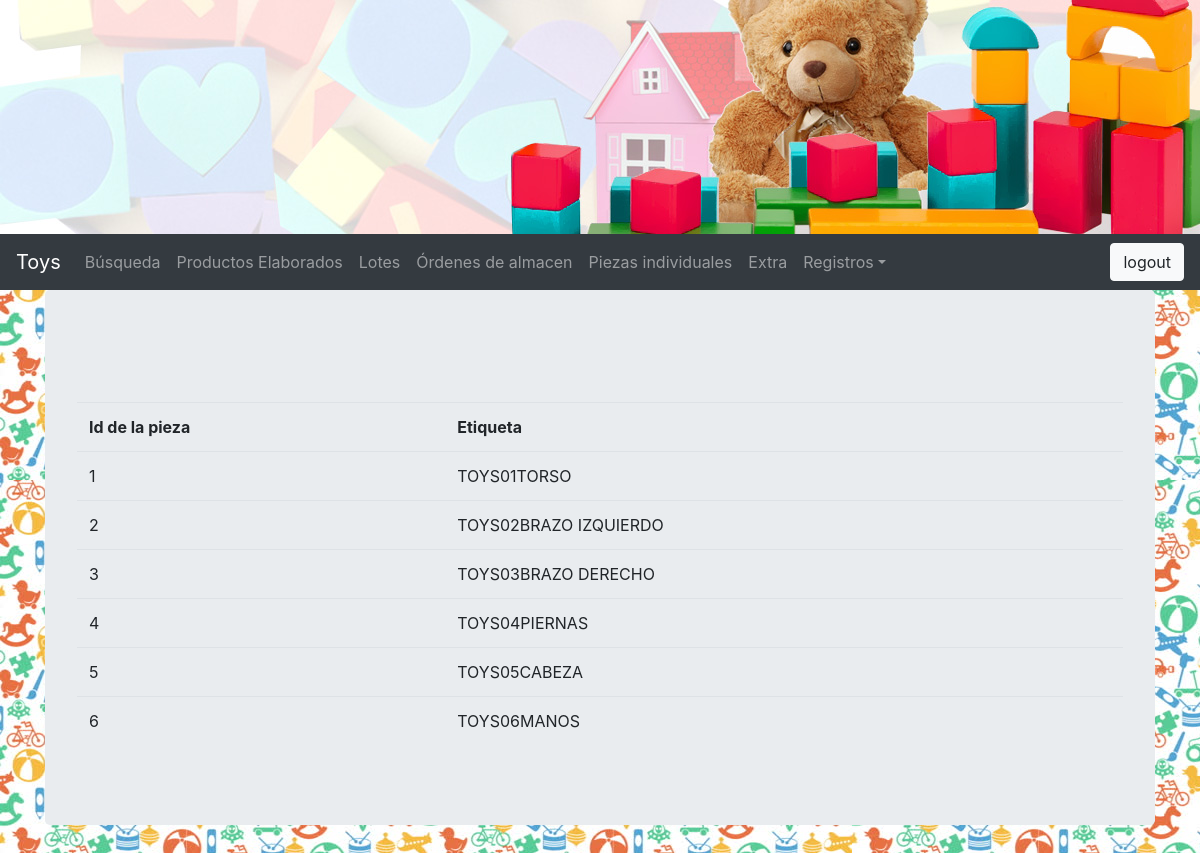
The page /piezas_indiv_list/ (signed in) on the database as committed earlier.
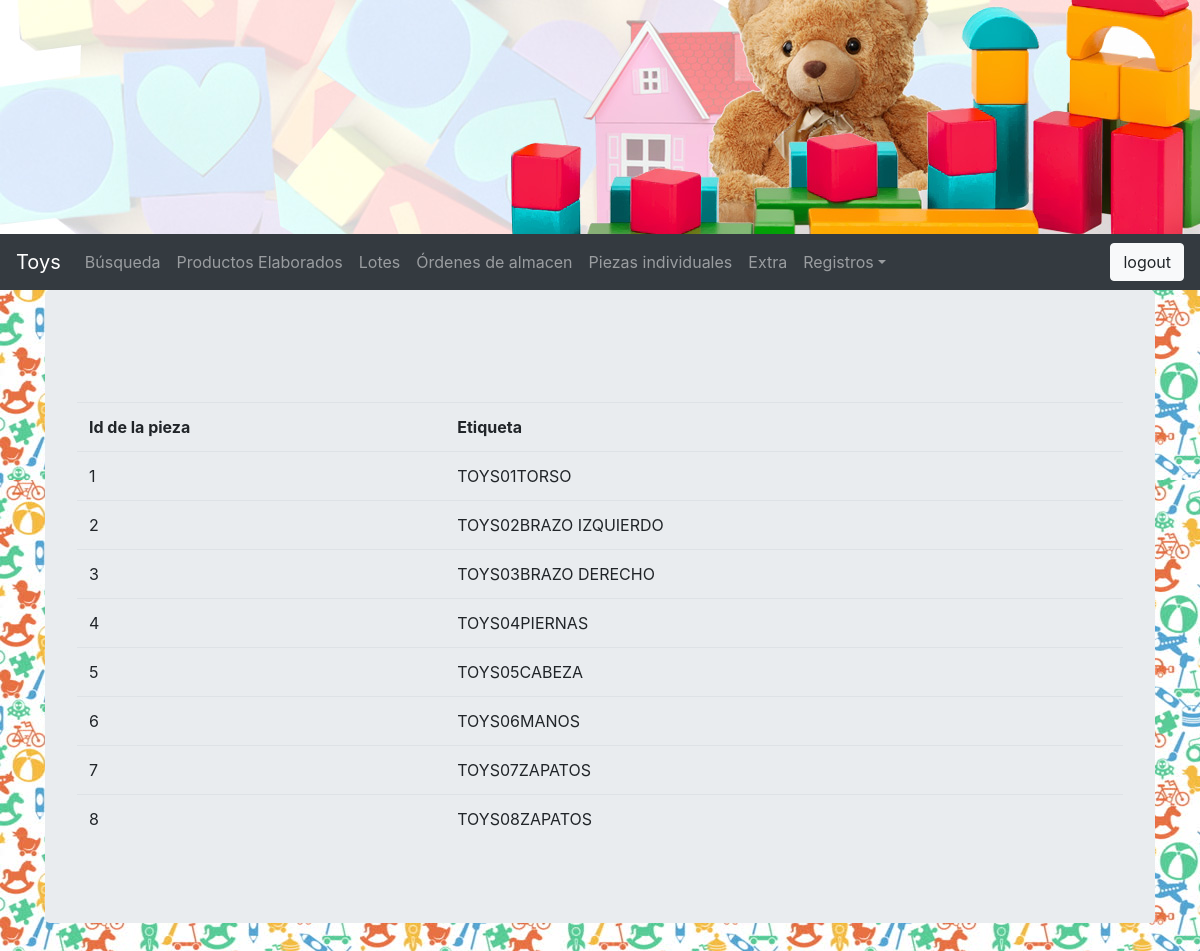
The same page on the database as committed later.
### reportes/models.py (models this page shows, shortened)
class Piezas_indiv(models.Model):
	nombre_pieza = models.ForeignKey(Piezas_gral, on_delete=models.CASCADE)
	fecha_registro = models.DateTimeField(auto_now_add = True)
	def _get_etiqueta(self):
		if self.id < 10:
				etiqueta = "TOYS" + "0" + str(self.id) + str(self.nombre_pieza).upper()
		else:
				etiqueta = "TOYS" + str(self.id) + str(self.nombre_pieza).upper()
		return etiqueta
	etiqueta = property(_get_etiqueta)

class Piezas_gral(models.Model):
	nombre_pieza = models.CharField(max_length = 40)
	proveedor = models.CharField(max_length = 40)
	precio = models.FloatField()
	fecha_registro = models.DateTimeField(auto_now_add = True)
	def __str__(self):
		return str(self.nombre_pieza)

### reportes/views.py (the view)
# urls.py: path('piezas_indiv_list/', views.piezas_indiv_list, name='piezas_indiv_list_view'),
@login_required(login_url = "/")
def piezas_indiv_list(request):
	queryset = Piezas_indiv.objects.all()
	return render(request, "reportes/piezas_indiv_list.html",{ "object_list" : queryset})

### reportes/templates/reportes/piezas_indiv_list.html (shortened to what this page needs)
{% extends 'base.html' %}
{% block content %}
<section class="container">
	<div class="jumbotron">
	<table class="table table-strip mt-5">
		<th>Id de la pieza</th>
		<th>Etiqueta</th>
		{% for j in object_list %}
			<tr>
				<td>{{ j.id }} </td>
				<td>{{ j.etiqueta }}</td>
			</tr>
			{% empty %}
			{% if request.GET.q %}
				No se entontro avance
			{% else %}
				No hay datos
			{% endif %}
		{% endfor %}
	</table>
</div>
</section>
{% endblock %}

Rows that differ between the two databases and show on the page:
added Piezas_indiv: id "7", etiqueta "TOYS07ZAPATOS"
added Piezas_indiv: id "8", etiqueta "TOYS08ZAPATOS"
